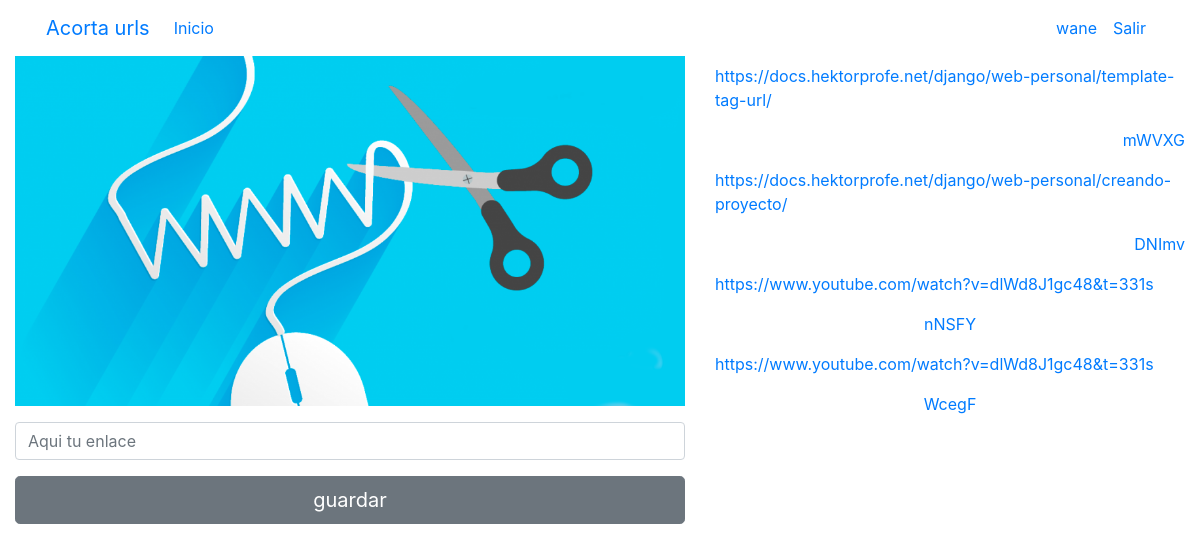
Before: / (signed in) with the older database file.
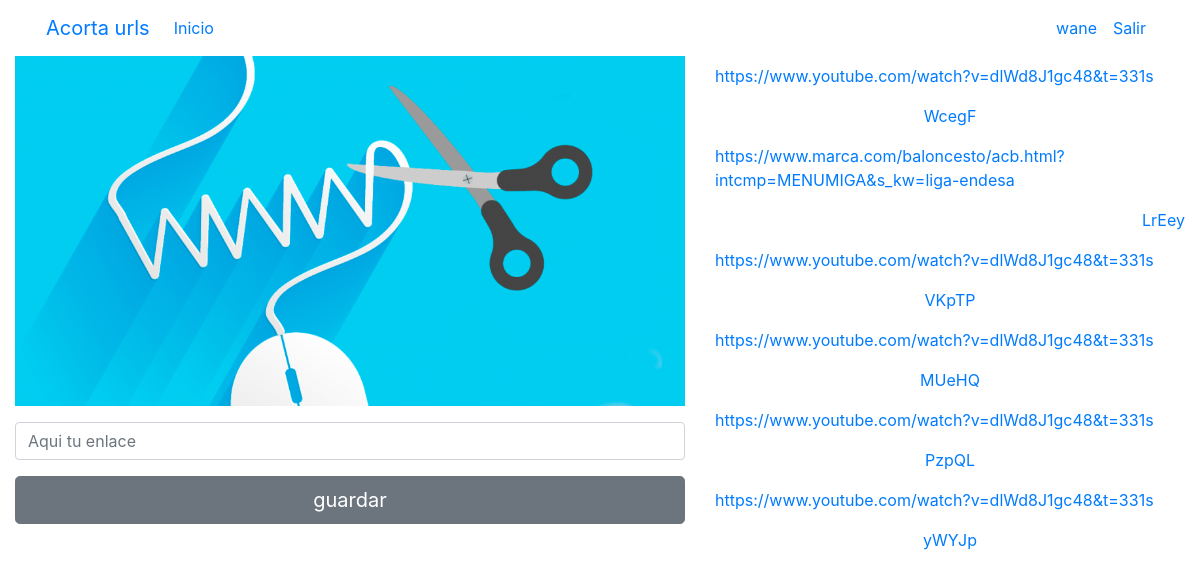
After: the same page with the newer database file.
### core/models.py (models this page shows, shortened)
class Link(models.Model):
    code = models.TextField(max_length=20, unique=True, verbose_name="codigo")
    url = models.URLField(null=False, blank=False)
    usuario = models.ForeignKey(User, verbose_name="Usuario", on_delete=models.CASCADE, null=True, blank=True)
    create = models.DateField(auto_now_add=True, verbose_name="Fecha de creacion")
    class Meta:
        verbose_name = "link"
        verbose_name_plural = "links"
        ordering = ["-create"]

### core/views.py (the view, shortened to what this page needs)
# urls.py: path('', views.HomeView, name="home_view"),
def HomeView(request):
    form = UrlForm(request.POST)
    code = ""
    link = ""
    if request.user.is_authenticated:
        link = Link.objects.filter(usuario=request.user)
    return render(request, 'core/home.html', {'form':form, 'code':code, 'link':link })

### core/forms.py
class UrlForm(forms.ModelForm):
    class Meta:
        model = Link
        fields = ['url']
        widgets = {
            'url': forms.URLInput(attrs={'class':'form-control mt-3', 'placeholder':'Aqui tu enlace',})
            }
    def __init__(self, *args, **kwargs):
        super().__init__(*args, **kwargs)
        for key in self.fields:
            self.fields[key].required = False

### core/templates/core/home.html (shortened to what this page needs)
<!doctype html>
<html lang="en">
  <head>
    {% load static %}
    <link rel="stylesheet" href="{% static 'core/css/bootstrap.min.css' %}">
  </head>
  <body>
    <div class="container-fluid">
      <nav class="navbar navbar-expand-lg">
        <div class="container">
        <a class="navbar-brand" href="{% url 'home_view' %}">Acorta urls</a>
        <div class="collapse navbar-collapse" id="ned">
          <ul class="navbar-nav mr-auto">
            <li class="nav-item">
              <a class="nav-link" href="{% url 'home_view' %}">Inicio</a>
            </li>
          </ul>
          <ul class="navbar-nav">
            {% if not request.user.is_authenticated %}
            <li class="nav-item">
              <a class="nav-link" href="{% url 'login' %}">Acceder</a>
            </li>
            <li class="nav-item">
              <a class="nav-link" href="{% url 'signup' %}">Registrarse</a>
            </li>
            {% else %}
          <li class="nav-item">
            <a class="nav-link" href="{% url 'profile' %}">{{request.user}}</a>
          </li>
            <li class="nav-item">
              <a class="nav-link" href="{% url 'logout' %}">Salir</a>
          </li>
            {% endif %}
          </ul>
        </div>
      </div>
      </nav>
      <div class="row">
        <div class="col">
          <img src="{% static 'core/img/corta_url.png' %}" class="img-fluid" width="999" height="400"  alt="Responsive image">
        <form method="post"> {% csrf_token %}
          {{form.as_p }}
          <button type="submit" class="btn btn-secondary btn-lg btn-block">guardar</button>
        </form>
        </div>
        <div class="col-5">
        {% for field in link reversed %}
        <ul class="navbar-nav" >
          <ul class="nav justify-content-center">
            <li class="nav-item">
              <a class="nav-link" href="{{field.url}}" target="_blank">{{field.url}}</a>
            </li>
            <li class="nav-item">
              <a class="nav-link" href="{{field.code}}" target="_blank">{{field.code}}</a>
            </li>
          </ul>
        </ul>
        {% endfor %}
        </div>
      </div>
      </div>
  </body>
</html>

Changed rows visible on the page:
removed Link: url "https://docs.hektorprofe.net/django/web-personal/template-tag-url/", code "mWVXG"
removed Link: url "https://docs.hektorprofe.net/django/web-personal/creando-proyecto/", code "DNImv"
removed Link: url "https://www.youtube.com/watch?v=dlWd8J1gc48&t=331s", code "nNSFY"
added Link: url "https://www.marca.com/baloncesto/acb.html?intcmp=MENUMIGA&s_kw=liga-endesa", code "LrEey"
added Link: url "https://www.youtube.com/watch?v=dlWd8J1gc48&t=331s", code "VKpTP"
added Link: url "https://www.youtube.com/watch?v=dlWd8J1gc48&t=331s", code "MUeHQ"
added Link: url "https://www.youtube.com/watch?v=dlWd8J1gc48&t=331s", code "PzpQL"
added Link: url "https://www.youtube.com/watch?v=dlWd8J1gc48&t=331s", code "yWYJp"
